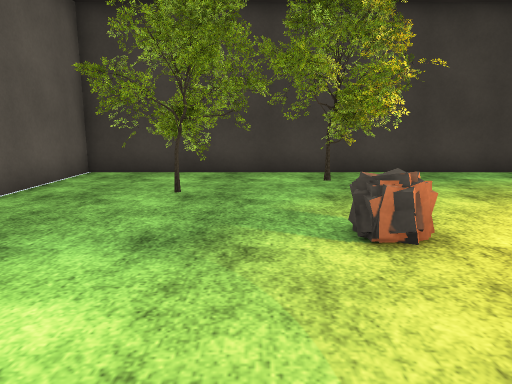
view 1 (above)

12 first-person views from a walk through a 3-D level made in the Unity game engine. The camera is 1.2 m above the floor, tilts 10° down and sees 70° across. The floor is counted in squares, 1 m on a side. Each view is taken from the middle of a square. On the plan, view 1 faces up. The plan holds only what a view shows up to about 15 squares ahead; the rest is blank. The player character is not drawn. Some animated figures are not drawn. Some surface patterns are stand-ins.

view 2
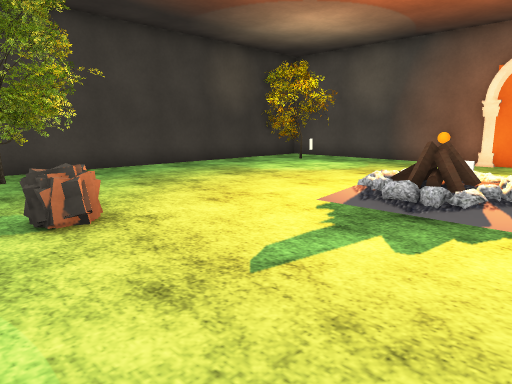

view 3
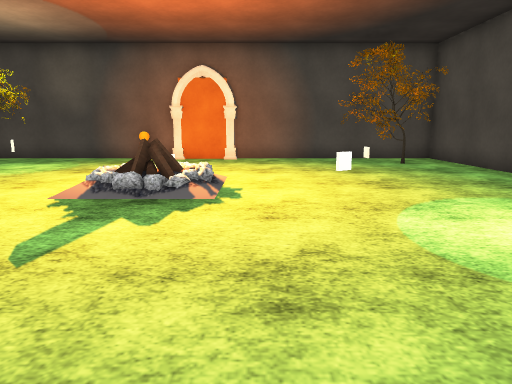

view 4
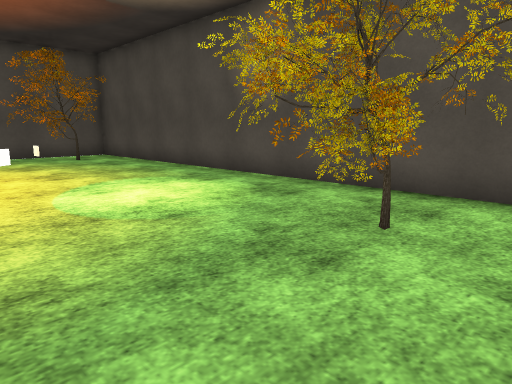

view 5
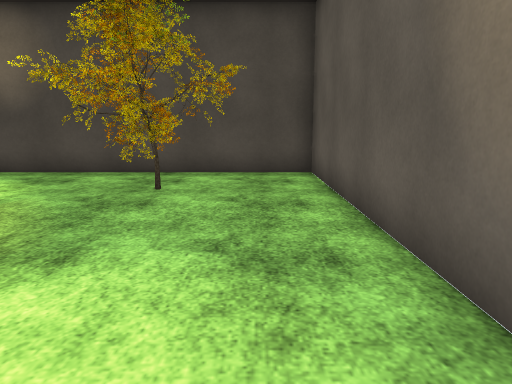

view 6
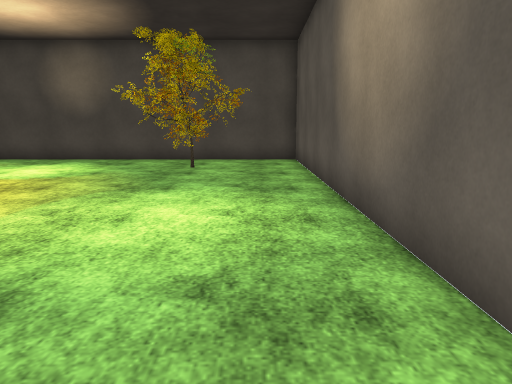

view 7
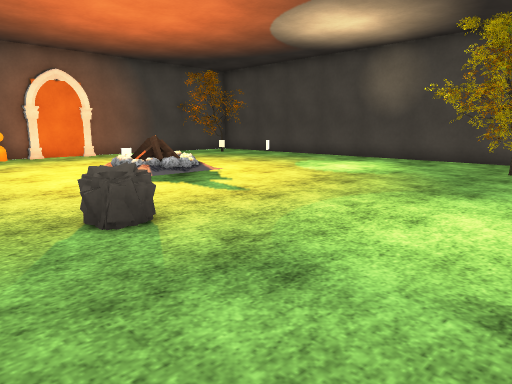

view 8
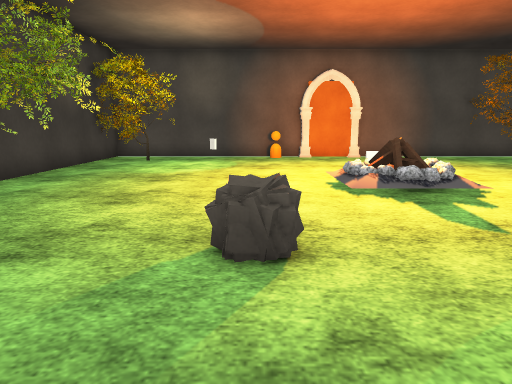

view 9
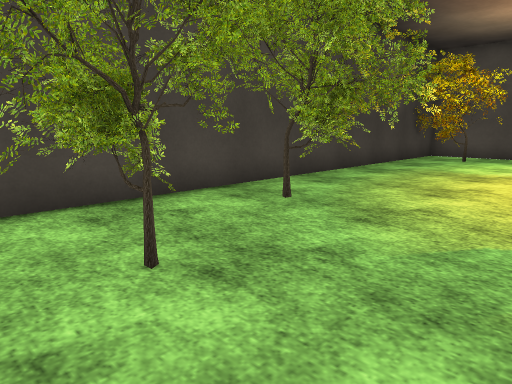

view 10
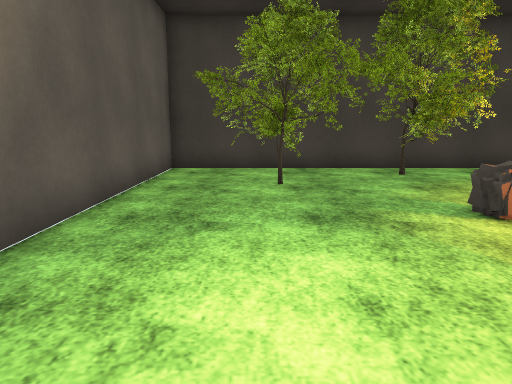

view 11
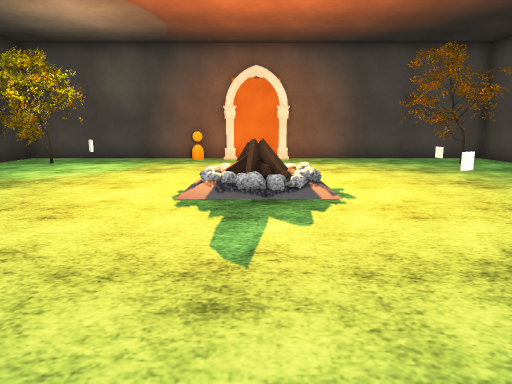

view 12
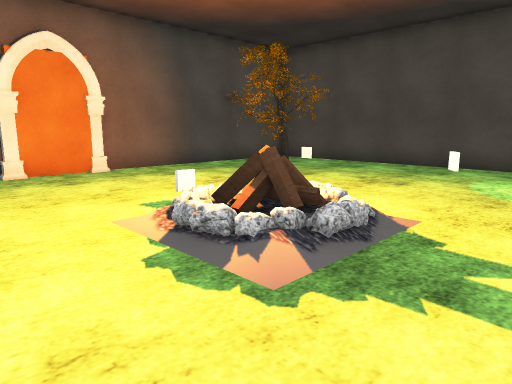

### Floor plan
Points are (right, up) in squares from view 1. A wall is a line through its corners. A room is listed if a view was taken in it or the views show most of it. See-through windows are left out.
Room 1 (views 1, 2, 3, 4, 5, 6, 7, 8, 9, 10, 11, 12)
walls: (13.1, 0.4) (13.1, 1.6); (13.2, 3.4) (13.2, 9.7) (-4.5, 9.7) (-4.5, -7.8) (13.2, -7.8) (13.2, -0.4)
low walls: (5, -2.7) (4.7, -2.2); (8.8, -4) (9.3, -4)
objects: other object (-3, 6) to (0, 9); other object (-2, -6) to (0, -3); other object (1, 4); other object (1, 6) to (3, 8); other object (2, 4); other object (6, 1); other object (10, -6) to (12, -4); other object (10, 7) to (12, 9); other object (13, 0); other object (13, 2); other object (13, 3)

Positions as (right, up) in squares from view 1, and headings:
1: (0, 0), facing up
2: (0, -1), facing up-right
3: (-1, -1), facing right
4: (-3, -1), facing down-right
5: (-3, 2), facing down
6: (-3, 6), facing down
7: (-3, 6), facing down-right
8: (-2, 4), facing right
9: (-3, 4), facing up-right
10: (-2, -1), facing up
11: (-1, 1), facing right
12: (3, 4), facing down-right
